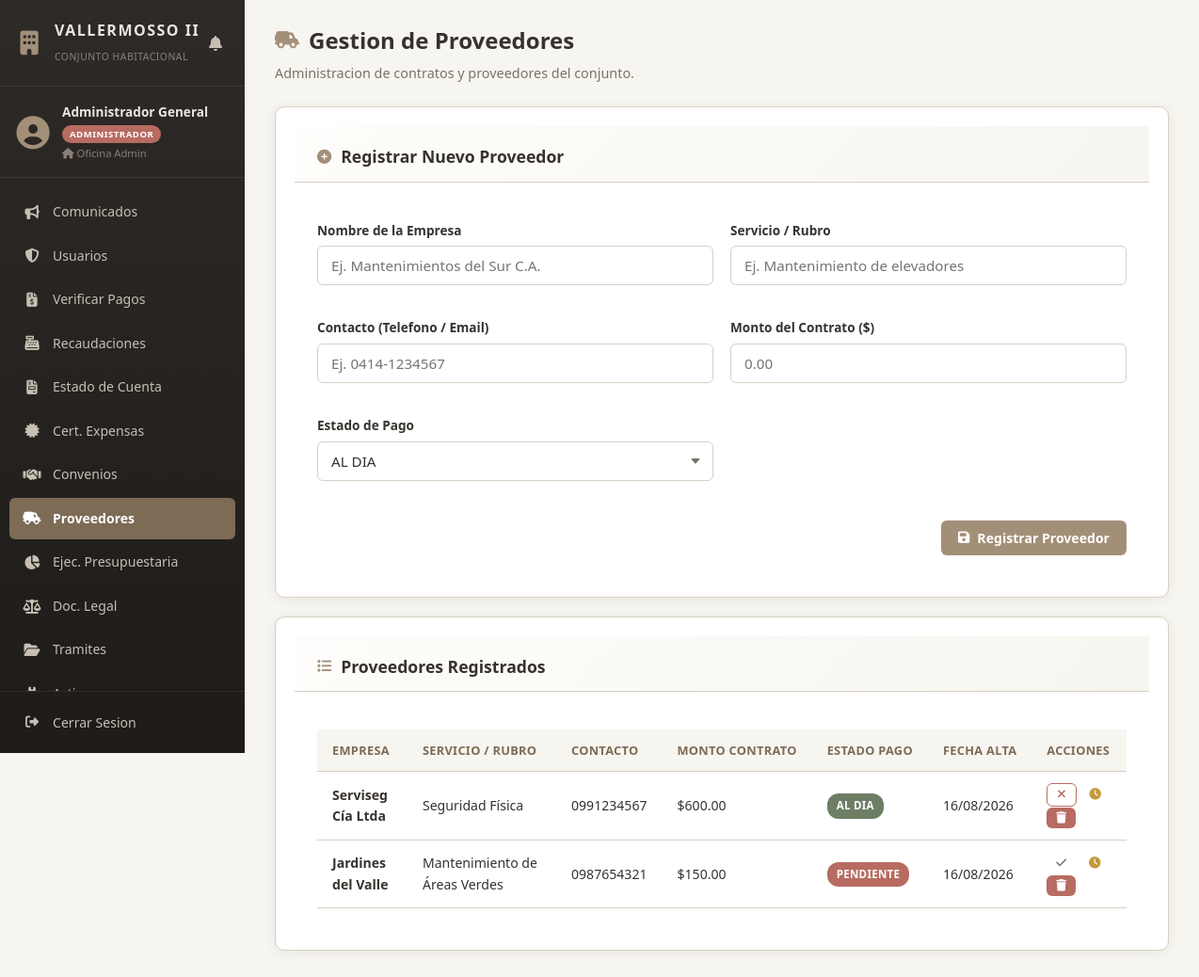
The app's page /views/administrador/proveedores.php (signed in) with its own data.
### tables this page shows
CREATE TABLE `proveedores` (
  `id_proveedor` int(11) NOT NULL,
  `nombre_empresa` varchar(150) NOT NULL,
  `servicio_rubro` varchar(100) NOT NULL,
  `contacto` varchar(100) DEFAULT NULL,
  `monto_contrato` decimal(10,2) NOT NULL,
  `estado_pago` enum('AL_DIA','PENDIENTE','EN_PROCESO') DEFAULT 'AL_DIA',
  `created_at` timestamp NOT NULL DEFAULT current_timestamp()
);

### views/administrador/proveedores.php (the view, shortened to what this page needs)
<?php
$db = Database::obtenerConexion();
$stmt = $db->query("SELECT * FROM proveedores ORDER BY created_at DESC");
$proveedores = $stmt->fetchAll(PDO::FETCH_ASSOC);
?>
<!DOCTYPE html>
<html lang="es">
<head>
    <link rel="stylesheet" href="../../public/css/style.css">
    <link rel="stylesheet" href="https://cdnjs.cloudflare.com/ajax/libs/font-awesome/6.4.0/css/all.min.css">
</head>
<body>
<div class="app-layout">
    <?php include_once __DIR__ . '/../sidebar.php'; ?>
    <main class="main-content">
        <header class="content-header">
            <h1><i class="fa-solid fa-truck-field"></i> Gestion de Proveedores</h1>
            <p class="subtitle">Administracion de contratos y proveedores del conjunto.</p>
        </header>
        <section class="card">
            <div class="card-header">
                <h2><i class="fa-solid fa-plus-circle"></i> Registrar Nuevo Proveedor</h2>
            </div>
            <div class="card-body">
                <form action="../../controllers/AdministradorController.php" method="POST" class="grid-form">
                    <div class="form-group">
                        <label for="nombre_empresa">Nombre de la Empresa</label>
                        <input type="text" id="nombre_empresa" name="nombre_empresa" class="form-control" placeholder="Ej. Mantenimientos del Sur C.A." required>
                    </div>
                    <div class="form-group">
                        <label for="servicio_rubro">Servicio / Rubro</label>
                        <input type="text" id="servicio_rubro" name="servicio_rubro" class="form-control" placeholder="Ej. Mantenimiento de elevadores" required>
                    </div>
                    <div class="form-group">
                        <label for="contacto">Contacto (Telefono / Email)</label>
                        <input type="text" id="contacto" name="contacto" class="form-control" placeholder="Ej. 0414-1234567">
                    </div>
                    <div class="form-group">
                        <label for="monto_contrato">Monto del Contrato ($)</label>
                        <input type="number" step="0.01" id="monto_contrato" name="monto_contrato" class="form-control" placeholder="0.00" required>
                    </div>
                    <div class="form-group">
                        <label for="estado_pago">Estado de Pago</label>
                        <select id="estado_pago" name="estado_pago" class="form-control" required>
                            <option value="AL_DIA">AL DIA</option>
                        </select>
                    </div>
                    <div class="form-actions span-full">
                        <button type="submit" class="btn btn-primary"><i class="fa-solid fa-floppy-disk"></i> Registrar Proveedor</button>
                    </div>
                </form>
            </div>
        </section>
        <section class="card">
            <div class="card-header">
                <h2><i class="fa-solid fa-list"></i> Proveedores Registrados</h2>
            </div>
            <div class="card-body">
                <div class="table-responsive">
                    <table class="table">
                        <thead>
                            <tr>
                                <th>Empresa</th>
                                <th>Servicio / Rubro</th>
                                <th>Contacto</th>
                                <th>Monto Contrato</th>
                                <th>Estado Pago</th>
                                <th>Fecha Alta</th>
                                <th>Acciones</th>
                            </tr>
                        </thead>
                        <tbody>
                            <?php if (empty($proveedores)): ?>
                                <tr>
                                    <td colspan="7" class="text-center">No hay proveedores registrados.</td>
                                </tr>
                            <?php else: ?>
                                <?php foreach ($proveedores as $prov): ?>
                                    <tr>
                                        <td><strong><?= htmlspecialchars($prov['nombre_empresa']) ?></strong></td>
                                        <td><?= htmlspecialchars($prov['servicio_rubro']) ?></td>
                                        <td><?= htmlspecialchars($prov['contacto'] ?? 'N/A') ?></td>
                                        <td>$<?= number_format($prov['monto_contrato'], 2) ?></td>
                                        <td>
                                            <?php if ($prov['estado_pago'] === 'AL_DIA'): ?>
                                                <span class="badge badge-success">AL DIA</span>
                                            <?php elseif ($prov['estado_pago'] === 'PENDIENTE'): ?>
                                                <span class="badge badge-danger">PENDIENTE</span>
                                            <?php else: ?>
                                                <span class="badge badge-warning">EN PROCESO</span>
                                            <?php endif; ?>
                                        </td>
                                        <td><?= date('d/m/Y', strtotime($prov['created_at'])) ?></td>
                                        <td>
                                            <?php if ($prov['estado_pago'] !== 'AL_DIA'): ?>
                                                <form action="../../controllers/AdministradorController.php" method="POST" style="display:inline;">
                                                    <button type="submit" name="nuevo_estado" value="AL_DIA" class="btn btn-sm btn-outline-success" title="Marcar AL DIA"><i class="fa-solid fa-check"></i></button>
                                                </form>
                                            <?php endif; ?>
                                            <?php if ($prov['estado_pago'] !== 'PENDIENTE'): ?>
                                                <form action="../../controllers/AdministradorController.php" method="POST" style="display:inline;">
                                                    <button type="submit" name="nuevo_estado" value="PENDIENTE" class="btn btn-sm btn-outline-danger" title="Marcar PENDIENTE"><i class="fa-solid fa-xmark"></i></button>
                                                </form>
                                            <?php endif; ?>
                                            <?php if ($prov['estado_pago'] !== 'EN_PROCESO'): ?>
                                                <form action="../../controllers/AdministradorController.php" method="POST" style="display:inline;">
                                                    <button type="submit" name="nuevo_estado" value="EN_PROCESO" class="btn btn-sm btn-outline-warning" title="Marcar EN PROCESO"><i class="fa-solid fa-clock"></i></button>
                                                </form>
                                            <?php endif; ?>
                                            <form action="../../controllers/AdministradorController.php" method="POST" style="display:inline;" onsubmit="return confirm('Eliminar este proveedor?');">
                                                <button type="submit" class="btn btn-sm btn-danger" title="Eliminar"><i class="fa-solid fa-trash"></i></button>
                                            </form>
                                        </td>
                                    </tr>
                                <?php endforeach; ?>
                            <?php endif; ?>
                        </tbody>
                    </table>
                </div>
            </div>
        </section>
    </main>
</div>
</body>
</html>

### public/css/style.css (style rules this page uses)
:root { --bg-main: #F7F5F0; --bg-card: #FFFFFF; --primary: #A38F78; --primary-dark: #7D6B56; --secondary: #D8CFC4; --accent: #6E7E65; --danger: #B86B61; --text-main: #36322E; --text-muted: #7A7268; --sidebar-bg: #2E2A27; --sidebar-hover: #3E3732; --sidebar-active: #4A3F38; --sidebar-text: #C8BFB4; --sidebar-text-active: #FFFFFF; --sidebar-width: 260px; --sidebar-collapsed-width: 70px; --shadow: 0 2px 12px rgba(54, 50, 46, 0.08); --shadow-lg: 0 8px 24px rgba(54, 50, 46, 0.12); --radius: 10px; --radius-sm: 6px; --transition: all 0.3s cubic-bezier(0.4, 0, 0.2, 1); }
* { box-sizing: border-box; margin: 0; padding: 0; font-family: 'Segoe UI', Tahoma, Geneva, Verdana, sans-serif; }
body { background-color: var(--bg-main); color: var(--text-main); line-height: 1.6; overflow-x: hidden; }
.app-layout { display: flex; min-height: 100vh; }
.main-content { flex: 1; margin-left: var(--sidebar-width); padding: 30px; transition: var(--transition); min-height: 100vh; }
.content-header { margin-bottom: 28px; }
.content-header h1 { font-size: 1.5rem; font-weight: 700; color: var(--primary-dark); margin-bottom: 4px; display: flex; align-items: center; gap: 10px; }
.content-header h1 i { color: var(--primary); font-size: 1.3rem; }
.content-header .subtitle { color: var(--text-muted); font-size: 0.9rem; }
.card { background: var(--bg-card); border: 1px solid var(--secondary); border-radius: var(--radius); box-shadow: var(--shadow); overflow: hidden; margin-bottom: 24px; }
.card-header { padding: 18px 24px; border-bottom: 1px solid var(--secondary); background: linear-gradient(135deg, #FEFDFB 0%, #F7F5F0 100%); }
.card-header h2 { font-size: 1.05rem; font-weight: 700; color: var(--primary-dark); display: flex; align-items: center; gap: 10px; margin: 0; }
.card-header h2 i { color: var(--primary); font-size: 0.95rem; }
.card-body { padding: 24px; }
.grid-form { display: grid; grid-template-columns: 1fr; gap: 18px; }
@media (min-width: 768px) { .grid-form { grid-template-columns: 1fr 1fr; } }
@media (min-width: 768px) { .span-full { grid-column: 1 / -1; } }
.form-group label { display: block; font-weight: 600; font-size: 0.85rem; color: var(--text-main); margin-bottom: 6px; }
.form-control { width: 100%; padding: 10px 14px; border: 1.5px solid var(--secondary); border-radius: var(--radius-sm); background-color: #FDFCFB; color: var(--text-main); font-size: 0.92rem; outline: none; transition: var(--transition); }
select.form-control { appearance: none; background-repeat: no-repeat; background-position: right 12px center; padding-right: 36px; }
.form-actions { display: flex; gap: 10px; justify-content: flex-end; padding-top: 8px; }
.btn { display: inline-flex; align-items: center; gap: 8px; padding: 10px 20px; font-size: 0.9rem; font-weight: 600; border: none; border-radius: var(--radius-sm); cursor: pointer; text-decoration: none; text-align: center; transition: var(--transition); white-space: nowrap; }
.btn-primary { background-color: var(--primary); color: #FFFFFF; }
.btn-danger { background-color: var(--danger); color: #FFFFFF; }
.btn-outline-success { background: transparent; border: 1.5px solid var(--accent); color: var(--accent); }
.btn-outline-danger { background: transparent; border: 1.5px solid var(--danger); color: var(--danger); }
.btn-outline-warning { background: transparent; border: 1.5px solid #C49A3C; color: #C49A3C; }
.btn-sm { padding: 6px 12px; font-size: 0.8rem; }
.table-responsive { overflow-x: auto; -webkit-overflow-scrolling: touch; }
.table { width: 100%; border-collapse: collapse; }
.table th, .table td { padding: 12px 16px; text-align: left; border-bottom: 1px solid var(--secondary); font-size: 0.88rem; }
.table th { background-color: var(--bg-main); color: var(--primary-dark); font-weight: 700; font-size: 0.8rem; text-transform: uppercase; letter-spacing: 0.3px; white-space: nowrap; }
.badge { display: inline-block; padding: 4px 10px; border-radius: 12px; font-size: 0.72rem; font-weight: 700; text-transform: uppercase; letter-spacing: 0.3px; white-space: nowrap; }
.badge-success { background: #E8F2E4; color: #3D6B30; }
.badge-danger { background: #F5E0DE; color: #8B3D35; }

### records on screen
proveedores: nombre_empresa "Serviseg Cía Ltda", servicio_rubro "Seguridad Física", contacto "0991234567", monto_contrato "600.00", estado_pago "AL DIA", created_at "16/08/2026"
proveedores: nombre_empresa "Jardines del Valle", servicio_rubro "Mantenimiento de Áreas Verdes", contacto "0987654321", monto_contrato "150.00", estado_pago "PENDIENTE", created_at "16/08/2026"

### other values on screen
$nombre "Administrador General"
$rol "ADMINISTRADOR"
$vivienda "Oficina Admin"
$item['label'] "Comunicados"
$item['label'] "Usuarios"
$item['label'] "Verificar Pagos"
$item['label'] "Recaudaciones"
$item['label'] "Estado de Cuenta"
$item['label'] "Cert. Expensas"
$item['label'] "Convenios"
$item['label'] "Proveedores"
$item['label'] "Ejec. Presupuestaria"
$item['label'] "Doc. Legal"
$item['label'] "Tramites"
